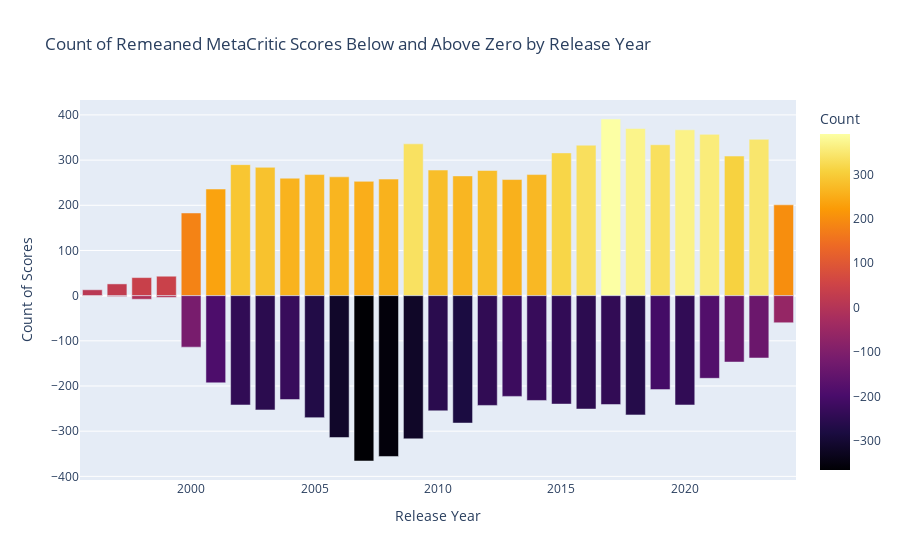

The cell this chart's notebook holds for it:
### Code cell
df_sorted_remean = df.sort_values(by='score_remean', ascending=True)

df_sorted_remean['remean_class'] = df_sorted_remean['score_remean'].apply(lambda x: 'below_zero' if x < 0 else 'above_zero')

df_year_mean_count = df_sorted_remean.groupby(['release_year', 'remean_class']).size().reset_index(name='remean_count')

df_year_mean_count.loc[df_year_mean_count['remean_class'] == 'below_zero', 'remean_count'] *= -1

figHisto = px.bar(
    df_year_mean_count, 
    x='release_year', 
    y='remean_count', 
    color='remean_count', 
    color_continuous_scale='Inferno',
    labels={'remean_class': 'Score Category', 'remean_count': 'Count'},
    title='Count of Remeaned MetaCritic Scores Below and Above Zero by Release Year'
)

figHisto.update_layout(
    xaxis_title='Release Year',
    yaxis_title='Count of Scores'
)

figHisto.show()

### Figure 1 — Plotly figure (JSON) as saved in the notebook; plotly's stock layout.template omitted (floating-point values rounded to 4 significant figures)
{"data": [{"alignmentgroup": "True", "hovertemplate": "release_year=%{x}<br>Count=%{marker.color}<extra></extra>", "legendgroup": "", "marker": {"color": [13, -1, 26, -2, 40, -8, 43, -4, 183, -114, 236, -193, 290, -242, 284, -253, 260, -230, 268, -270, 263, -314, 253, -366, 258, -356, 336, -317, 278, -255, 265, -282, 277, -243, 257, -223, 268, -232, 316, -240, 333, -251, 391, -241, 370, -264, 334, -208, 367, -242, 357, -183, 309, -147, 346, -138, 201, -60], "coloraxis": "coloraxis", "pattern": {"shape": ""}}, "name": "", "offsetgroup": "", "orientation": "v", "showlegend": false, "textposition": "auto", "type": "bar", "x": [1996, 1996, 1997, 1997, 1998, 1998, 1999, 1999, 2000, 2000, 2001, 2001, 2002, 2002, 2003, 2003, 2004, 2004, 2005, 2005, 2006, 2006, 2007, 2007, 2008, 2008, 2009, 2009, 2010, 2010, 2011, 2011, 2012, 2012, 2013, 2013, 2014, 2014, 2015, 2015, 2016, 2016, 2017, 2017, 2018, 2018, 2019, 2019, 2020, 2020, 2021, 2021, 2022, 2022, 2023, 2023, 2024, 2024], "xaxis": "x", "y": [13, -1, 26, -2, 40, -8, 43, -4, 183, -114, 236, -193, 290, -242, 284, -253, 260, -230, 268, -270, 263, -314, 253, -366, 258, -356, 336, -317, 278, -255, 265, -282, 277, -243, 257, -223, 268, -232, 316, -240, 333, -251, 391, -241, 370, -264, 334, -208, 367, -242, 357, -183, 309, -147, 346, -138, 201, -60], "yaxis": "y"}], "layout": {"autosize": true, "barmode": "relative", "coloraxis": {"colorbar": {"title": {"text": "Count"}}, "colorscale": [[0, "#000004"], [0.1111, "#1b0c41"], [0.2222, "#4a0c6b"], [0.3333, "#781c6d"], [0.4444, "#a52c60"], [0.5556, "#cf4446"], [0.6667, "#ed6925"], [0.7778, "#fb9b06"], [0.8889, "#f7d13d"], [1, "#fcffa4"]]}, "legend": {"tracegroupgap": 0}, "title": {"text": "Count of Remeaned MetaCritic Scores Below and Above Zero by Release Year"}, "xaxis": {"anchor": "y", "autorange": true, "domain": [0, 1], "range": [1996.0, 2024.0], "title": {"text": "Release Year"}, "type": "linear"}, "yaxis": {"anchor": "x", "autorange": true, "domain": [0, 1], "range": [-408.1, 433.1], "title": {"text": "Count of Scores"}, "type": "linear"}}}
